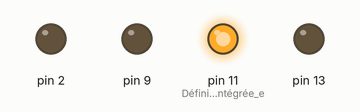
Simulated run of this sketch. Board: Arduino Uno, built with avr-gcc and run on an emulated ATmega328P. Parts: output pins drawn as LEDs (lit = HIGH).

Above: at 0.05 s.
At 0.25 s:
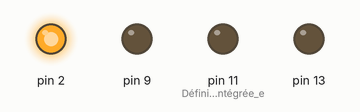
At 0.75 s:
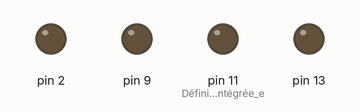
At 1.45 s:
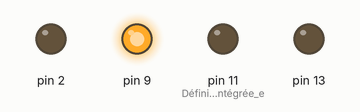
At 2.85 s:
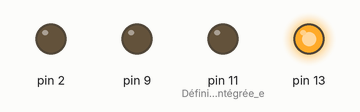
Timing chart, 0 to 3.1 s (numbered marks = the images above):
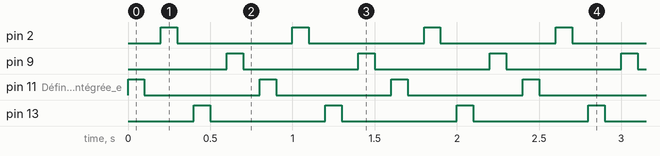

Measured:
- by itself, pin 2, pin 9, pin 11 (Définir_la_LED_intégrée_e), pin 13: alternates HIGH for 0.10 s and LOW for 0.70 s

The sketch:

schema3.ino
```cpp
// Programme chenillard de 4 leds
    void setup() {
     pinMode(11, OUTPUT); // Définir la LED intégrée en mode sortie
     pinMode(2, OUTPUT);
     pinMode(13, OUTPUT);
     pinMode(9, OUTPUT);
    }

    void loop() {
     digitalWrite(11, HIGH); // Allume la LED
     delay(100);
     digitalWrite(11, LOW);
     delay(100);
     digitalWrite(2, HIGH); // Allume la LED
     delay(100);
     digitalWrite(2, LOW);
     delay(100);
     digitalWrite(13, HIGH); // Allume la LED
     delay(100);
     digitalWrite(13, LOW);
     delay(100);
     digitalWrite(9, HIGH); // Allume la LED
     delay(100);
     digitalWrite(9, LOW);
     delay(100);
    }

    
```
